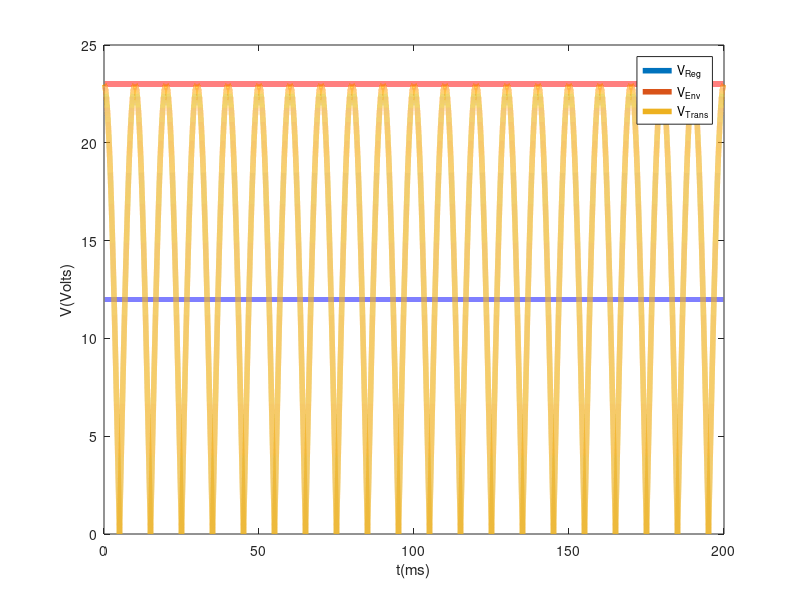
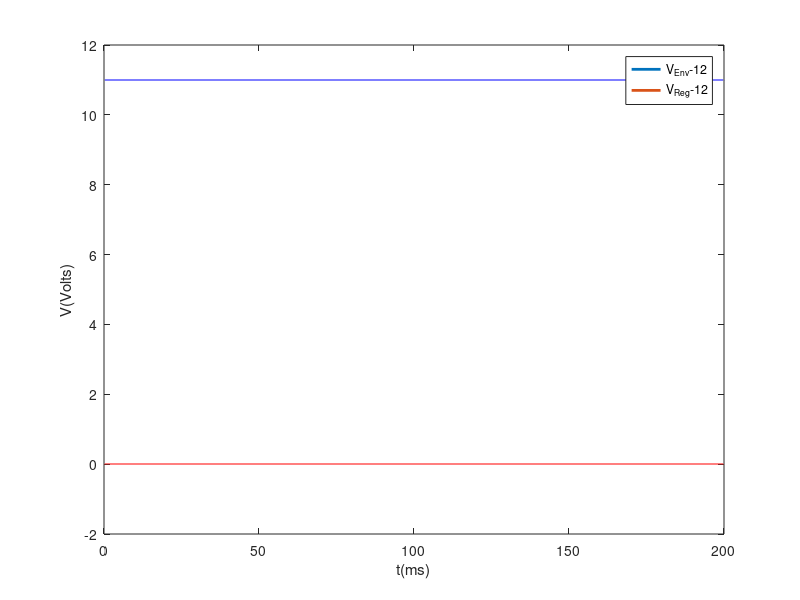

The MATLAB script that drew these images, in order:
format long;

R1 = 98437;
C = 0.0073476945;
n = 10; %numero de espiras no transformador
eta = 1; %constante do material - usada na formula dos diodos
freq = 50;
I_s = 1e-14; %constante para calcular a tensao nos diodos
k = 22; %numero de diodos
%Vd = 0.6;
Vs = 230; %tensao inicial no source
Vt = 0.025; %constante para o calculo da corrente nos díodos, thermal voltage
w = 2*pi*freq;

T = 1/(2*freq);
t_off = (1/4)*T;

R2 = 677410;

for i = 1:20
  f = (Vs/n)*C*w*sin(w*t_off) - (1/R1)*(Vs/n)*cos(w*t_off) - I_s*(exp(12/(eta*Vt*k))-1);
  fl = (Vs/n)*C*(w^2)*cos(w*t_off)+(1/R1)*(Vs/n)*w*sin(w*t_off);
  t_off = t_off - (f/fl);
endfor

t_on = (3/4)*T;

Req = 1/((1/R1)+(1/R2)); %desprezar resistencia dos diodos?

%duvidas: sinal menos/mais linha 33 // onde obter o valor de VT-temperatura

for i = 1:20
  f = (Vs/n)*cos(w*t_on)+(Vs/n)*cos(w*t_off)*exp(-(1/(Req*C))*(t_on-t_off));
  fl = -w*(Vs/n)*sin(w*t_on)-(Vs/n)*cos(w*t_off)*(1/(Req*C))*exp(-(1/(Req*C))*(t_on-t_off));
  t_on = t_on - (f/fl);
endfor

t = 0:(1e-6):0.2;

l = length(t);

v0_env = ones(1,l);

for i = 1:l
  if t(i)<=t_off
    v0_env(i) = abs((230/n)*cos(w*t(i)));
  else
    if t(i)<=t_on
      v0_env(i) = (230/n)*abs(cos(w*t_off))*exp(-(1/(Req*C))*(t(i)-t_off));
    else
      t_off = t_off + T;
      t_on = t_on + T;
      if t(i)<=t_off
        v0_env(i) = abs((230/n)*cos(w*t(i)));
      else
        if t(i)<=t_on
          v0_env(i) = (230/n)*abs(cos(w*t_off))*exp(-(1/(Req*C))*(t(i)-t_off));
        endif
      endif
    endif
  endif    
endfor



v0_env_dc = mean(v0_env);
ripple_v0_env = max(v0_env) - min(v0_env)
v0_env_centro = (ripple_v0_env/2) + min(v0_env); %centro AC?

rd = (eta*Vt)/(I_s*exp((12/k)/(eta*Vt)));
v0_reg_ac = ((k*rd)/(k*rd + R2))*(v0_env - v0_env_dc);

if v0_env_centro >= 12
    v0_reg_dc = 12;
else
    v0_reg_dc = v0_env_centro; %centro em vez de dc?
endif

v0_reg = v0_reg_ac + v0_reg_dc;

testar = v0_reg - 12;
average = mean(testar);
DC_level = mean (v0_reg)
ripple = max(v0_reg) - min(v0_reg);

Cost = (R1+R2)/1000 + C*(10^6) + 0.1*(k + 4);
Merit = 1/(Cost*(ripple+abs(average) + 10^(-6)))

aux=abs((230/n)*cos(w*t));

f1=figure();
plot(t*1000,v0_reg,"linewidth",4,";V_{Reg};")
hold on
plot(t*1000,v0_env,"linewidth",4,";V_{Env};")
hold on
plot(t*1000,aux,"linewidth",4,";V_{Trans};")
xlabel("t(ms)");
ylabel("V(Volts)");
legend('Location','northeast');
print(f1,"graph1.eps","-depsc");

f2=figure();
plot(t*1000,v0_env -12,"linewidth",2,";V_{Env}-12;")
hold on
plot(t*1000,v0_reg -12,"linewidth",2,";V_{Reg}-12;")
xlabel("t(ms)");
ylabel("V(Volts)");
legend('Location','northeast');
print(f2,"graph2.eps","-depsc");

printf("Envelope_TAB\n");
printf("Ripple Envelope = %e V\n",ripple_v0_env);
printf("Average Envelope = %e V\n",v0_env_dc);
printf("Envelope_END\n");

printf("Regulator_TAB\n");
printf("Ripple Regulator = %e V\n",ripple);
printf("Average Regulator = %e V\n",DC_level);
printf("Regulator_END\n");

